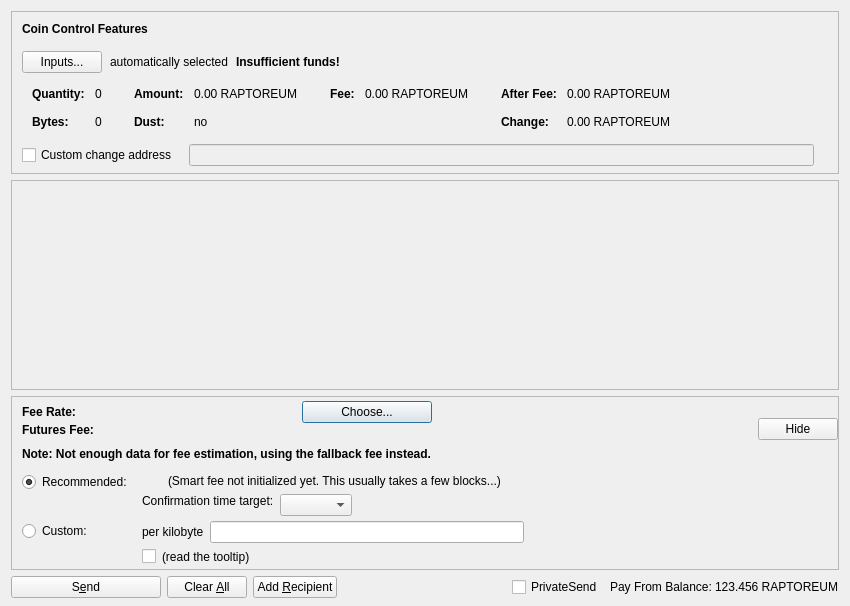
<?xml version="1.0" encoding="UTF-8"?>
<ui version="4.0">
 <class>SendFuturesDialog</class>
 <widget class="QDialog" name="SendFuturesDialog">
  <property name="geometry">
   <rect>
    <x>0</x>
    <y>0</y>
    <width>850</width>
    <height>606</height>
   </rect>
  </property>
  <property name="windowTitle">
   <string>Send Futures</string>
  </property>
  <layout class="QVBoxLayout" name="verticalLayout" stretch="0,1,0,0">
   <property name="bottomMargin">
    <number>8</number>
   </property>
   <item>
    <widget class="QFrame" name="frameCoinControl">
     <property name="sizePolicy">
      <sizepolicy hsizetype="Expanding" vsizetype="Expanding">
       <horstretch>0</horstretch>
       <verstretch>0</verstretch>
      </sizepolicy>
     </property>
     <property name="maximumSize">
      <size>
       <width>16777215</width>
       <height>16777215</height>
      </size>
     </property>
     <property name="frameShape">
      <enum>QFrame::StyledPanel</enum>
     </property>
     <property name="frameShadow">
      <enum>QFrame::Sunken</enum>
     </property>
     <layout class="QVBoxLayout" name="verticalLayoutCoinControl2">
      <property name="spacing">
       <number>0</number>
      </property>
      <property name="leftMargin">
       <number>0</number>
      </property>
      <property name="topMargin">
       <number>0</number>
      </property>
      <property name="rightMargin">
       <number>0</number>
      </property>
      <property name="bottomMargin">
       <number>6</number>
      </property>
      <item>
       <layout class="QVBoxLayout" name="verticalLayoutCoinControl" stretch="0,0,0,0,1">
        <property name="spacing">
         <number>0</number>
        </property>
        <property name="leftMargin">
         <number>10</number>
        </property>
        <property name="topMargin">
         <number>10</number>
        </property>
        <item>
         <layout class="QHBoxLayout" name="horizontalLayoutCoinControl1">
          <property name="bottomMargin">
           <number>15</number>
          </property>
          <item>
           <widget class="QLabel" name="labelCoinControlFeatures">
            <property name="sizePolicy">
             <sizepolicy hsizetype="Preferred" vsizetype="Maximum">
              <horstretch>0</horstretch>
              <verstretch>0</verstretch>
             </sizepolicy>
            </property>
            <property name="font">
             <font>
              <weight>75</weight>
              <bold>true</bold>
             </font>
            </property>
            <property name="styleSheet">
             <string notr="true">font-weight:bold;</string>
            </property>
            <property name="text">
             <string>Coin Control Features</string>
            </property>
           </widget>
          </item>
         </layout>
        </item>
        <item>
         <layout class="QHBoxLayout" name="horizontalLayoutCoinControl2" stretch="0,0,0,0">
          <property name="spacing">
           <number>8</number>
          </property>
          <property name="bottomMargin">
           <number>10</number>
          </property>
          <item>
           <widget class="QPushButton" name="pushButtonCoinControl">
            <property name="styleSheet">
             <string notr="true"/>
            </property>
            <property name="text">
             <string>Inputs...</string>
            </property>
            <property name="autoDefault">
             <bool>false</bool>
            </property>
           </widget>
          </item>
          <item>
           <widget class="QLabel" name="labelCoinControlAutomaticallySelected">
            <property name="text">
             <string>automatically selected</string>
            </property>
            <property name="margin">
             <number>5</number>
            </property>
           </widget>
          </item>
          <item>
           <widget class="QLabel" name="labelCoinControlInsuffFunds">
            <property name="font">
             <font>
              <weight>75</weight>
              <bold>true</bold>
             </font>
            </property>
            <property name="styleSheet">
             <string notr="true">font-weight:bold;</string>
            </property>
            <property name="text">
             <string>Insufficient funds!</string>
            </property>
            <property name="margin">
             <number>5</number>
            </property>
           </widget>
          </item>
          <item>
           <spacer name="horizontalSpacerCoinControl">
            <property name="orientation">
             <enum>Qt::Horizontal</enum>
            </property>
            <property name="sizeHint" stdset="0">
             <size>
              <width>40</width>
              <height>1</height>
             </size>
            </property>
           </spacer>
          </item>
         </layout>
        </item>
        <item>
         <widget class="QWidget" name="widgetCoinControl" native="true">
          <property name="sizePolicy">
           <sizepolicy hsizetype="Preferred" vsizetype="Preferred">
            <horstretch>0</horstretch>
            <verstretch>0</verstretch>
           </sizepolicy>
          </property>
          <property name="minimumSize">
           <size>
            <width>0</width>
            <height>0</height>
           </size>
          </property>
          <property name="styleSheet">
           <string notr="true"/>
          </property>
          <layout class="QHBoxLayout" name="horizontalLayoutCoinControl5">
           <property name="leftMargin">
            <number>0</number>
           </property>
           <property name="topMargin">
            <number>0</number>
           </property>
           <property name="rightMargin">
            <number>0</number>
           </property>
           <property name="bottomMargin">
            <number>0</number>
           </property>
           <item>
            <layout class="QHBoxLayout" name="horizontalLayoutCoinControl3" stretch="0,0,0,1">
             <property name="spacing">
              <number>20</number>
             </property>
             <property name="topMargin">
              <number>0</number>
             </property>
             <property name="bottomMargin">
              <number>10</number>
             </property>
             <item>
              <layout class="QFormLayout" name="formLayoutCoinControl1">
               <property name="horizontalSpacing">
                <number>10</number>
               </property>
               <property name="verticalSpacing">
                <number>14</number>
               </property>
               <property name="leftMargin">
                <number>10</number>
               </property>
               <property name="topMargin">
                <number>4</number>
               </property>
               <property name="rightMargin">
                <number>6</number>
               </property>
               <item row="0" column="0">
                <widget class="QLabel" name="labelCoinControlQuantityText">
                 <property name="font">
                  <font>
                   <weight>75</weight>
                   <bold>true</bold>
                  </font>
                 </property>
                 <property name="text">
                  <string>Quantity:</string>
                 </property>
                 <property name="margin">
                  <number>0</number>
                 </property>
                </widget>
               </item>
               <item row="0" column="1">
                <widget class="QLabel" name="labelCoinControlQuantity">
                 <property name="cursor">
                  <cursorShape>IBeamCursor</cursorShape>
                 </property>
                 <property name="contextMenuPolicy">
                  <enum>Qt::ActionsContextMenu</enum>
                 </property>
                 <property name="text">
                  <string notr="true">0</string>
                 </property>
                 <property name="margin">
                  <number>0</number>
                 </property>
                 <property name="textInteractionFlags">
                  <set>Qt::LinksAccessibleByMouse|Qt::TextSelectableByKeyboard|Qt::TextSelectableByMouse</set>
                 </property>
                </widget>
               </item>
               <item row="1" column="0">
                <widget class="QLabel" name="labelCoinControlBytesText">
                 <property name="font">
                  <font>
                   <weight>75</weight>
                   <bold>true</bold>
                  </font>
                 </property>
                 <property name="text">
                  <string>Bytes:</string>
                 </property>
                </widget>
               </item>
               <item row="1" column="1">
                <widget class="QLabel" name="labelCoinControlBytes">
                 <property name="cursor">
                  <cursorShape>IBeamCursor</cursorShape>
                 </property>
                 <property name="contextMenuPolicy">
                  <enum>Qt::ActionsContextMenu</enum>
                 </property>
                 <property name="text">
                  <string notr="true">0</string>
                 </property>
                 <property name="textInteractionFlags">
                  <set>Qt::LinksAccessibleByMouse|Qt::TextSelectableByKeyboard|Qt::TextSelectableByMouse</set>
                 </property>
                </widget>
               </item>
              </layout>
             </item>
             <item>
              <layout class="QFormLayout" name="formLayoutCoinControl2">
               <property name="horizontalSpacing">
                <number>10</number>
               </property>
               <property name="verticalSpacing">
                <number>14</number>
               </property>
               <property name="leftMargin">
                <number>6</number>
               </property>
               <property name="topMargin">
                <number>4</number>
               </property>
               <property name="rightMargin">
                <number>6</number>
               </property>
               <item row="0" column="0">
                <widget class="QLabel" name="labelCoinControlAmountText">
                 <property name="font">
                  <font>
                   <weight>75</weight>
                   <bold>true</bold>
                  </font>
                 </property>
                 <property name="text">
                  <string>Amount:</string>
                 </property>
                 <property name="margin">
                  <number>0</number>
                 </property>
                </widget>
               </item>
               <item row="0" column="1">
                <widget class="QLabel" name="labelCoinControlAmount">
                 <property name="cursor">
                  <cursorShape>IBeamCursor</cursorShape>
                 </property>
                 <property name="contextMenuPolicy">
                  <enum>Qt::ActionsContextMenu</enum>
                 </property>
                 <property name="text">
                  <string notr="true">0.00 RAPTOREUM</string>
                 </property>
                 <property name="textInteractionFlags">
                  <set>Qt::LinksAccessibleByMouse|Qt::TextSelectableByKeyboard|Qt::TextSelectableByMouse</set>
                 </property>
                </widget>
               </item>
               <item row="1" column="0">
                <widget class="QLabel" name="labelCoinControlLowOutputText">
                 <property name="font">
                  <font>
                   <weight>75</weight>
                   <bold>true</bold>
                  </font>
                 </property>
                 <property name="text">
                  <string>Dust:</string>
                 </property>
                </widget>
               </item>
               <item row="1" column="1">
                <widget class="QLabel" name="labelCoinControlLowOutput">
                 <property name="cursor">
                  <cursorShape>IBeamCursor</cursorShape>
                 </property>
                 <property name="contextMenuPolicy">
                  <enum>Qt::ActionsContextMenu</enum>
                 </property>
                 <property name="text">
                  <string notr="true">no</string>
                 </property>
                 <property name="textInteractionFlags">
                  <set>Qt::LinksAccessibleByMouse|Qt::TextSelectableByKeyboard|Qt::TextSelectableByMouse</set>
                 </property>
                </widget>
               </item>
              </layout>
             </item>
             <item>
              <layout class="QFormLayout" name="formLayoutCoinControl3">
               <property name="horizontalSpacing">
                <number>10</number>
               </property>
               <property name="verticalSpacing">
                <number>14</number>
               </property>
               <property name="leftMargin">
                <number>6</number>
               </property>
               <property name="topMargin">
                <number>4</number>
               </property>
               <property name="rightMargin">
                <number>6</number>
               </property>
               <item row="0" column="0">
                <widget class="QLabel" name="labelCoinControlFeeText">
                 <property name="font">
                  <font>
                   <weight>75</weight>
                   <bold>true</bold>
                  </font>
                 </property>
                 <property name="text">
                  <string>Fee:</string>
                 </property>
                 <property name="margin">
                  <number>0</number>
                 </property>
                </widget>
               </item>
               <item row="0" column="1">
                <widget class="QLabel" name="labelCoinControlFee">
                 <property name="cursor">
                  <cursorShape>IBeamCursor</cursorShape>
                 </property>
                 <property name="contextMenuPolicy">
                  <enum>Qt::ActionsContextMenu</enum>
                 </property>
                 <property name="text">
                  <string notr="true">0.00 RAPTOREUM</string>
                 </property>
                 <property name="textInteractionFlags">
                  <set>Qt::LinksAccessibleByMouse|Qt::TextSelectableByKeyboard|Qt::TextSelectableByMouse</set>
                 </property>
                </widget>
               </item>
              </layout>
             </item>
             <item>
              <layout class="QFormLayout" name="formLayoutCoinControl4">
               <property name="horizontalSpacing">
                <number>10</number>
               </property>
               <property name="verticalSpacing">
                <number>14</number>
               </property>
               <property name="leftMargin">
                <number>6</number>
               </property>
               <property name="topMargin">
                <number>4</number>
               </property>
               <property name="rightMargin">
                <number>6</number>
               </property>
               <item row="0" column="0">
                <widget class="QLabel" name="labelCoinControlAfterFeeText">
                 <property name="font">
                  <font>
                   <weight>75</weight>
                   <bold>true</bold>
                  </font>
                 </property>
                 <property name="text">
                  <string>After Fee:</string>
                 </property>
                 <property name="margin">
                  <number>0</number>
                 </property>
                </widget>
               </item>
               <item row="0" column="1">
                <widget class="QLabel" name="labelCoinControlAfterFee">
                 <property name="cursor">
                  <cursorShape>IBeamCursor</cursorShape>
                 </property>
                 <property name="contextMenuPolicy">
                  <enum>Qt::ActionsContextMenu</enum>
                 </property>
                 <property name="text">
                  <string notr="true">0.00 RAPTOREUM</string>
                 </property>
                 <property name="textInteractionFlags">
                  <set>Qt::LinksAccessibleByMouse|Qt::TextSelectableByKeyboard|Qt::TextSelectableByMouse</set>
                 </property>
                </widget>
               </item>
               <item row="1" column="0">
                <widget class="QLabel" name="labelCoinControlChangeText">
                 <property name="font">
                  <font>
                   <weight>75</weight>
                   <bold>true</bold>
                  </font>
                 </property>
                 <property name="text">
                  <string>Change:</string>
                 </property>
                </widget>
               </item>
               <item row="1" column="1">
                <widget class="QLabel" name="labelCoinControlChange">
                 <property name="cursor">
                  <cursorShape>IBeamCursor</cursorShape>
                 </property>
                 <property name="contextMenuPolicy">
                  <enum>Qt::ActionsContextMenu</enum>
                 </property>
                 <property name="text">
                  <string notr="true">0.00 RAPTOREUM</string>
                 </property>
                 <property name="textInteractionFlags">
                  <set>Qt::LinksAccessibleByMouse|Qt::TextSelectableByKeyboard|Qt::TextSelectableByMouse</set>
                 </property>
                </widget>
               </item>
              </layout>
             </item>
            </layout>
           </item>
          </layout>
         </widget>
        </item>
        <item>
         <layout class="QHBoxLayout" name="horizontalLayoutCoinControl4" stretch="0,0,0">
          <property name="spacing">
           <number>12</number>
          </property>
          <property name="sizeConstraint">
           <enum>QLayout::SetDefaultConstraint</enum>
          </property>
          <property name="topMargin">
           <number>5</number>
          </property>
          <property name="rightMargin">
           <number>5</number>
          </property>
          <item>
           <widget class="QCheckBox" name="checkBoxCoinControlChange">
            <property name="toolTip">
             <string>If this is activated, but the change address is empty or invalid, change will be sent to a newly generated address.</string>
            </property>
            <property name="text">
             <string>Custom change address</string>
            </property>
           </widget>
          </item>
          <item>
           <widget class="QValidatedLineEdit" name="lineEditCoinControlChange">
            <property name="enabled">
             <bool>false</bool>
            </property>
            <property name="sizePolicy">
             <sizepolicy hsizetype="Expanding" vsizetype="Fixed">
              <horstretch>0</horstretch>
              <verstretch>0</verstretch>
             </sizepolicy>
            </property>
           </widget>
          </item>
          <item>
           <widget class="QLabel" name="labelCoinControlChangeLabel">
            <property name="sizePolicy">
             <sizepolicy hsizetype="Preferred" vsizetype="Expanding">
              <horstretch>0</horstretch>
              <verstretch>0</verstretch>
             </sizepolicy>
            </property>
            <property name="minimumSize">
             <size>
              <width>0</width>
              <height>0</height>
             </size>
            </property>
            <property name="text">
             <string/>
            </property>
            <property name="margin">
             <number>3</number>
            </property>
           </widget>
          </item>
         </layout>
        </item>
        <item>
         <spacer name="verticalSpacerCoinControl">
          <property name="orientation">
           <enum>Qt::Vertical</enum>
          </property>
          <property name="sizeHint" stdset="0">
           <size>
            <width>800</width>
            <height>1</height>
           </size>
          </property>
         </spacer>
        </item>
       </layout>
      </item>
     </layout>
    </widget>
   </item>
   <item>
    <widget class="QScrollArea" name="scrollArea">
     <property name="widgetResizable">
      <bool>true</bool>
     </property>
     <widget class="QWidget" name="scrollAreaWidgetContents">
      <property name="geometry">
       <rect>
        <x>0</x>
        <y>0</y>
        <width>824</width>
        <height>78</height>
       </rect>
      </property>
      <layout class="QVBoxLayout" name="verticalLayout_2" stretch="0,1">
       <property name="leftMargin">
        <number>0</number>
       </property>
       <property name="topMargin">
        <number>0</number>
       </property>
       <property name="rightMargin">
        <number>0</number>
       </property>
       <property name="bottomMargin">
        <number>0</number>
       </property>
       <item>
        <layout class="QVBoxLayout" name="entries">
         <property name="spacing">
          <number>6</number>
         </property>
        </layout>
       </item>
       <item>
        <spacer name="verticalSpacer">
         <property name="orientation">
          <enum>Qt::Vertical</enum>
         </property>
         <property name="sizeHint" stdset="0">
          <size>
           <width>20</width>
           <height>40</height>
          </size>
         </property>
        </spacer>
       </item>
      </layout>
     </widget>
    </widget>
   </item>
   <item>
    <widget class="QFrame" name="frameFee">
     <property name="sizePolicy">
      <sizepolicy hsizetype="Expanding" vsizetype="Expanding">
       <horstretch>0</horstretch>
       <verstretch>0</verstretch>
      </sizepolicy>
     </property>
     <property name="maximumSize">
      <size>
       <width>16777215</width>
       <height>16777215</height>
      </size>
     </property>
     <property name="frameShape">
      <enum>QFrame::StyledPanel</enum>
     </property>
     <property name="frameShadow">
      <enum>QFrame::Sunken</enum>
     </property>
     <layout class="QVBoxLayout" name="verticalLayoutFee1">
      <property name="spacing">
       <number>0</number>
      </property>
      <property name="leftMargin">
       <number>0</number>
      </property>
      <property name="topMargin">
       <number>0</number>
      </property>
      <property name="rightMargin">
       <number>0</number>
      </property>
      <property name="bottomMargin">
       <number>0</number>
      </property>
      <item>
       <layout class="QVBoxLayout" name="verticalLayoutFee2" stretch="0,0,0">
        <property name="spacing">
         <number>0</number>
        </property>
        <property name="leftMargin">
         <number>10</number>
        </property>
        <property name="topMargin">
         <number>0</number>
        </property>
        <item>
         <layout class="QHBoxLayout" name="horizontalLayoutFee1">
          <property name="bottomMargin">
           <number>0</number>
          </property>
          <item>
           <layout class="QVBoxLayout" name="verticalLayoutFee7">
            <property name="spacing">
             <number>0</number>
            </property>
            <item>
             <spacer name="verticalSpacerSmartFee">
              <property name="orientation">
               <enum>Qt::Vertical</enum>
              </property>
              <property name="sizeType">
               <enum>QSizePolicy::Fixed</enum>
              </property>
              <property name="sizeHint" stdset="0">
               <size>
                <width>1</width>
                <height>4</height>
               </size>
              </property>
             </spacer>
            </item>
            <item>
             <layout class="QHBoxLayout" name="horizontalLayoutSmartFee">
              <property name="spacing">
               <number>10</number>
              </property>
              <item>
               <widget class="QLabel" name="labelFeeHeadline">
                <property name="sizePolicy">
                 <sizepolicy hsizetype="Preferred" vsizetype="Maximum">
                  <horstretch>0</horstretch>
                  <verstretch>0</verstretch>
                 </sizepolicy>
                </property>
                <property name="font">
                 <font>
                  <weight>75</weight>
                  <bold>true</bold>
                 </font>
                </property>
                <property name="styleSheet">
                 <string notr="true">font-weight:bold;</string>
                </property>
                <property name="text">
                 <string>Fee Rate:</string>
                </property>
               </widget>
              </item>
              <item>
               <widget class="QLabel" name="labelFeeMinimized">
                <property name="text">
                 <string/>
                </property>
               </widget>
              </item>
              <item>
               <widget class="QPushButton" name="buttonChooseFee">
                <property name="text">
                 <string>Choose...</string>
                </property>
               </widget>
              </item>
             </layout>
            </item>
            <item>
             <layout class="QHBoxLayout" name="horizontalLayout_3">
              <item>
               <widget class="QLabel" name="ftxFeeLabel">
                <property name="sizePolicy">
                 <sizepolicy hsizetype="Preferred" vsizetype="Maximum">
                  <horstretch>0</horstretch>
                  <verstretch>0</verstretch>
                 </sizepolicy>
                </property>
                <property name="font">
                 <font>
                  <weight>75</weight>
                  <bold>true</bold>
                 </font>
                </property>
                <property name="text">
                 <string>Futures Fee:</string>
                </property>
               </widget>
              </item>
              <item>
               <widget class="QLabel" name="ftxFee">
                <property name="text">
                 <string/>
                </property>
                <property name="indent">
                 <number>1</number>
                </property>
               </widget>
              </item>
             </layout>
            </item>
            <item>
             <spacer name="verticalSpacer_7">
              <property name="orientation">
               <enum>Qt::Vertical</enum>
              </property>
              <property name="sizeHint" stdset="0">
               <size>
                <width>1</width>
                <height>10</height>
               </size>
              </property>
             </spacer>
            </item>
            <item>
             <widget class="QLabel" name="fallbackFeeWarningLabel">
              <property name="font">
               <font>
                <weight>75</weight>
                <bold>true</bold>
               </font>
              </property>
              <property name="toolTip">
               <string>Using the fallbackfee can result in sending a transaction that will take several hours or days (or never) to confirm. Consider choosing your fee manually or wait until you have validated the complete chain.</string>
              </property>
              <property name="text">
               <string>Note: Not enough data for fee estimation, using the fallback fee instead.</string>
              </property>
              <property name="wordWrap">
               <bool>false</bool>
              </property>
             </widget>
            </item>
            <item>
             <spacer name="verticalSpacer_5">
              <property name="orientation">
               <enum>Qt::Vertical</enum>
              </property>
              <property name="sizeHint" stdset="0">
               <size>
                <width>1</width>
                <height>1</height>
               </size>
              </property>
             </spacer>
            </item>
           </layout>
          </item>
          <item>
           <spacer name="horizontalSpacer_4">
            <property name="orientation">
             <enum>Qt::Horizontal</enum>
            </property>
            <property name="sizeHint" stdset="0">
             <size>
              <width>1</width>
              <height>1</height>
             </size>
            </property>
           </spacer>
          </item>
          <item>
           <widget class="QPushButton" name="buttonMinimizeFee">
            <property name="toolTip">
             <string>collapse fee-settings</string>
            </property>
            <property name="text">
             <string>Hide</string>
            </property>
           </widget>
          </item>
         </layout>
        </item>
        <item>
         <widget class="QFrame" name="frameFeeSelection">
          <layout class="QVBoxLayout" name="verticalLayoutFee12">
           <property name="spacing">
            <number>0</number>
           </property>
           <property name="leftMargin">
            <number>0</number>
           </property>
           <property name="topMargin">
            <number>0</number>
           </property>
           <property name="rightMargin">
            <number>0</number>
           </property>
           <property name="bottomMargin">
            <number>0</number>
           </property>
           <item>
            <layout class="QGridLayout" name="gridLayoutFee">
             <property name="topMargin">
              <number>10</number>
             </property>
             <property name="bottomMargin">
              <number>4</number>
             </property>
             <property name="horizontalSpacing">
              <number>10</number>
             </property>
             <property name="verticalSpacing">
              <number>4</number>
             </property>
             <item row="1" column="1">
              <layout class="QVBoxLayout" name="verticalLayoutFee8">
               <property name="spacing">
                <number>6</number>
               </property>
               <item>
                <layout class="QHBoxLayout" name="horizontalLayoutFee13">
                 <item>
                  <widget class="QLabel" name="labelCustomPerKilobyte">
                   <property name="toolTip">
                    <string>If the custom fee is set to 1000 ruffs and the transaction is only 250 bytes, then &quot;per kilobyte&quot; only pays 250 ruffs in fee,&lt;br /&gt;while &quot;at least&quot; pays 1000 ruffs. For transactions bigger than a kilobyte both pay by kilobyte.</string>
                   </property>
                   <property name="text">
                    <string>per kilobyte</string>
                   </property>
                  </widget>
                 </item>
                 <item>
                  <widget class="BitcoinAmountField" name="customFee"/>
                 </item>
                 <item>
                  <spacer name="horizontalSpacer_6">
                   <property name="orientation">
                    <enum>Qt::Horizontal</enum>
                   </property>
                   <property name="sizeHint" stdset="0">
                    <size>
                     <width>1</width>
                     <height>1</height>
                    </size>
                   </property>
                  </spacer>
                 </item>
                </layout>
               </item>
               <item>
                <layout class="QHBoxLayout" name="horizontalLayoutFee8">
                 <item>
                  <widget class="QCheckBox" name="checkBoxMinimumFee">
                   <property name="toolTip">
                    <string>Paying only the minimum fee is just fine as long as there is less transaction volume than space in the blocks.&lt;br /&gt;But be aware that this can end up in a never confirming transaction once there is more demand for raptoreum transactions than the network can process.</string>
                   </property>
                   <property name="text">
                    <string/>
                   </property>
                  </widget>
                 </item>
                 <item>
                  <widget class="QLabel" name="labelMinFeeWarning">
                   <property name="enabled">
                    <bool>true</bool>
                   </property>
                   <property name="toolTip">
                    <string>Paying only the minimum fee is just fine as long as there is less transaction volume than space in the blocks.&lt;br /&gt;But be aware that this can end up in a never confirming transaction once there is more demand for raptoreum transactions than the network can process.</string>
                   </property>
                   <property name="text">
                    <string>(read the tooltip)</string>
                   </property>
                   <property name="margin">
                    <number>5</number>
                   </property>
                  </widget>
                 </item>
                 <item>
                  <spacer name="horizontalSpacer_2">
                   <property name="orientation">
                    <enum>Qt::Horizontal</enum>
                   </property>
                   <property name="sizeHint" stdset="0">
                    <size>
                     <width>1</width>
                     <height>1</height>
                    </size>
                   </property>
                  </spacer>
                 </item>
                </layout>
               </item>
              </layout>
             </item>
             <item row="0" column="0">
              <layout class="QVBoxLayout" name="verticalLayoutFee4" stretch="0,1">
               <item>
                <widget class="QRadioButton" name="radioSmartFee">
                 <property name="text">
                  <string>Recommended:</string>
                 </property>
                 <property name="checked">
                  <bool>true</bool>
                 </property>
                 <attribute name="buttonGroup">
                  <string notr="true">groupFee</string>
                 </attribute>
                </widget>
               </item>
               <item>
                <spacer name="verticalSpacer_2">
                 <property name="orientation">
                  <enum>Qt::Vertical</enum>
                 </property>
                 <property name="sizeHint" stdset="0">
                  <size>
                   <width>1</width>
                   <height>1</height>
                  </size>
                 </property>
                </spacer>
               </item>
              </layout>
             </item>
             <item row="1" column="0">
              <layout class="QVBoxLayout" name="verticalLayoutFee9" stretch="0,1">
               <item>
                <widget class="QRadioButton" name="radioCustomFee">
                 <property name="text">
                  <string>Custom:</string>
                 </property>
                 <attribute name="buttonGroup">
                  <string notr="true">groupFee</string>
                 </attribute>
                </widget>
               </item>
               <item>
                <spacer name="verticalSpacer_6">
                 <property name="orientation">
                  <enum>Qt::Vertical</enum>
                 </property>
                 <property name="sizeHint" stdset="0">
                  <size>
                   <width>1</width>
                   <height>1</height>
                  </size>
                 </property>
                </spacer>
               </item>
              </layout>
             </item>
             <item row="0" column="1">
              <layout class="QVBoxLayout" name="verticalLayoutFee3" stretch="0,0,1">
               <property name="spacing">
                <number>6</number>
               </property>
               <property name="topMargin">
                <number>2</number>
               </property>
               <item>
                <layout class="QHBoxLayout" name="horizontalLayoutFee12">
                 <item>
                  <widget class="QLabel" name="labelSmartFee">
                   <property name="text">
                    <string/>
                   </property>
                   <property name="margin">
                    <number>2</number>
                   </property>
                  </widget>
                 </item>
                 <item>
                  <widget class="QLabel" name="labelFeeEstimation">
                   <property name="text">
                    <string/>
                   </property>
                  </widget>
                 </item>
                 <item>
                  <widget class="QLabel" name="labelSmartFee2">
                   <property name="text">
                    <string>(Smart fee not initialized yet. This usually takes a few blocks...)</string>
                   </property>
                   <property name="margin">
                    <number>2</number>
                   </property>
                  </widget>
                 </item>
                 <item>
                  <spacer name="horizontalSpacer_5">
                   <property name="orientation">
                    <enum>Qt::Horizontal</enum>
                   </property>
                   <property name="sizeHint" stdset="0">
                    <size>
                     <width>1</width>
                     <height>1</height>
                    </size>
                   </property>
                  </spacer>
                 </item>
                </layout>
               </item>
               <item>
                <layout class="QHBoxLayout" name="horizontalLayoutFee9">
                 <item>
                  <layout class="QVBoxLayout" name="verticalLayoutFee6">
                   <item>
                    <widget class="QLabel" name="labelSmartFee3">
                     <property name="text">
                      <string>Confirmation time target:</string>
                     </property>
                     <property name="margin">
                      <number>2</number>
                     </property>
                    </widget>
                   </item>
                   <item>
                    <spacer name="verticalSpacer_3">
                     <property name="orientation">
                      <enum>Qt::Vertical</enum>
                     </property>
                     <property name="sizeHint" stdset="0">
                      <size>
                       <width>1</width>
                       <height>1</height>
                      </size>
                     </property>
                    </spacer>
                   </item>
                  </layout>
                 </item>
                 <item>
                  <layout class="QVBoxLayout" name="verticalLayoutFee5">
                   <property name="rightMargin">
                    <number>30</number>
                   </property>
                   <item>
                    <layout class="QHBoxLayout" name="horizontalLayoutConfTarget">
                     <property name="bottomMargin">
                      <number>0</number>
                     </property>
                     <item>
                      <widget class="QComboBox" name="confTargetSelector"/>
                     </item>
                     <item>
                      <spacer name="horizontalSpacerConfTarget">
                       <property name="orientation">
                        <enum>Qt::Horizontal</enum>
                       </property>
                       <property name="sizeHint" stdset="0">
                        <size>
                         <width>40</width>
                         <height>20</height>
                        </size>
                       </property>
                      </spacer>
                     </item>
                    </layout>
                   </item>
                  </layout>
                 </item>
                </layout>
               </item>
               <item>
                <spacer name="verticalSpacer_4">
                 <property name="orientation">
                  <enum>Qt::Vertical</enum>
                 </property>
                 <property name="sizeHint" stdset="0">
                  <size>
                   <width>1</width>
                   <height>1</height>
                  </size>
                 </property>
                </spacer>
               </item>
              </layout>
             </item>
            </layout>
           </item>
          </layout>
         </widget>
        </item>
        <item>
         <spacer name="verticalSpacerFee">
          <property name="orientation">
           <enum>Qt::Vertical</enum>
          </property>
          <property name="sizeHint" stdset="0">
           <size>
            <width>800</width>
            <height>1</height>
           </size>
          </property>
         </spacer>
        </item>
       </layout>
      </item>
     </layout>
    </widget>
   </item>
   <item>
    <layout class="QHBoxLayout" name="horizontalLayout">
     <item>
      <widget class="QPushButton" name="sendButton">
       <property name="minimumSize">
        <size>
         <width>150</width>
         <height>0</height>
        </size>
       </property>
       <property name="toolTip">
        <string>Confirm the send action</string>
       </property>
       <property name="text">
        <string>S&amp;end</string>
       </property>
       <property name="autoDefault">
        <bool>false</bool>
       </property>
       <property name="default">
        <bool>false</bool>
       </property>
      </widget>
     </item>
     <item>
      <widget class="QPushButton" name="clearButton">
       <property name="sizePolicy">
        <sizepolicy hsizetype="Minimum" vsizetype="Fixed">
         <horstretch>0</horstretch>
         <verstretch>0</verstretch>
        </sizepolicy>
       </property>
       <property name="toolTip">
        <string>Clear all fields of the form.</string>
       </property>
       <property name="text">
        <string>Clear &amp;All</string>
       </property>
       <property name="autoDefault">
        <bool>false</bool>
       </property>
      </widget>
     </item>
     <item>
      <widget class="QPushButton" name="addButton">
       <property name="toolTip">
        <string>Send to multiple recipients at once</string>
       </property>
       <property name="text">
        <string>Add &amp;Recipient</string>
       </property>
       <property name="autoDefault">
        <bool>false</bool>
       </property>
      </widget>
     </item>
     <item>
      <spacer name="horizontalSpacer">
       <property name="orientation">
        <enum>Qt::Horizontal</enum>
       </property>
       <property name="sizeHint" stdset="0">
        <size>
         <width>40</width>
         <height>20</height>
        </size>
       </property>
      </spacer>
     </item>
     <item>
      <layout class="QHBoxLayout" name="horizontalLayout_2">
       <property name="spacing">
        <number>3</number>
       </property>
       <item>
        <widget class="QCheckBox" name="checkUsePrivateSend">
         <property name="minimumSize">
          <size>
           <width>95</width>
           <height>0</height>
          </size>
         </property>
         <property name="text">
          <string>PrivateSend</string>
         </property>
         <property name="checked">
          <bool>false</bool>
         </property>
        </widget>
       </item>
       <item>
        <widget class="QLabel" name="label">
         <property name="text">
          <string>Pay From Balance:</string>
         </property>
        </widget>
       </item>
       <item>
        <widget class="QLabel" name="labelBalance">
         <property name="sizePolicy">
          <sizepolicy hsizetype="Preferred" vsizetype="Fixed">
           <horstretch>0</horstretch>
           <verstretch>0</verstretch>
          </sizepolicy>
         </property>
         <property name="cursor">
          <cursorShape>IBeamCursor</cursorShape>
         </property>
         <property name="text">
          <string notr="true">123.456 RAPTOREUM</string>
         </property>
         <property name="textInteractionFlags">
          <set>Qt::LinksAccessibleByMouse|Qt::TextSelectableByKeyboard|Qt::TextSelectableByMouse</set>
         </property>
        </widget>
       </item>
      </layout>
     </item>
    </layout>
   </item>
  </layout>
 </widget>
 <customwidgets>
  <customwidget>
   <class>QValidatedLineEdit</class>
   <extends>QLineEdit</extends>
   <header>qvalidatedlineedit.h</header>
  </customwidget>
  <customwidget>
   <class>BitcoinAmountField</class>
   <extends>QLineEdit</extends>
   <header>bitcoinamountfield.h</header>
   <container>1</container>
  </customwidget>
 </customwidgets>
 <resources>
  <include location="../raptoreum.qrc"/>
 </resources>
 <connections/>
 <buttongroups>
  <buttongroup name="groupFee"/>
 </buttongroups>
</ui>
